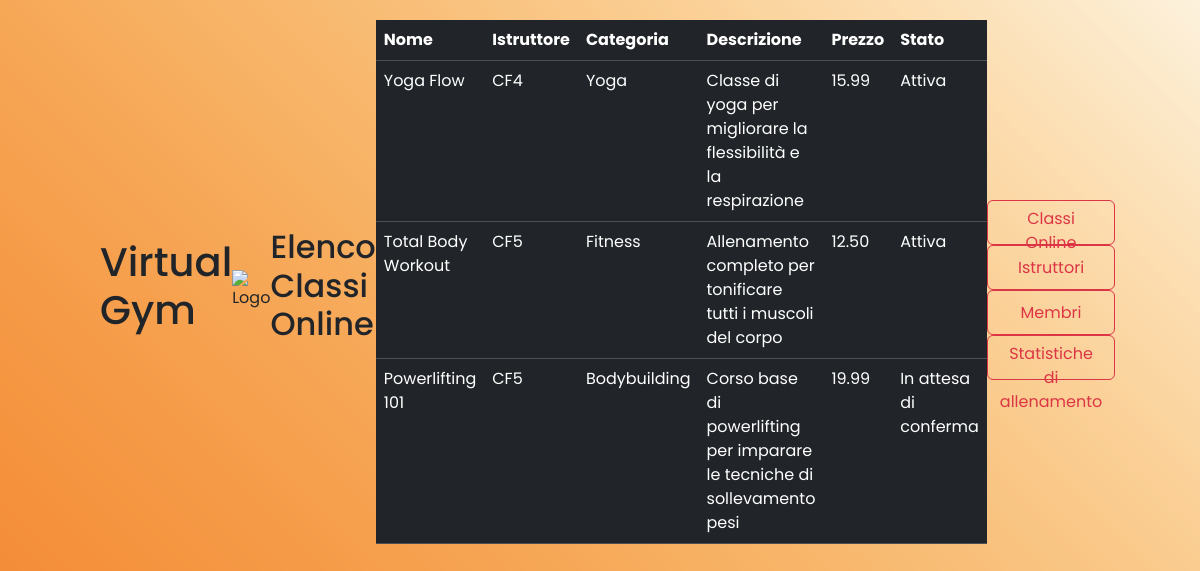
The page / on the database its author committed.
### tables this page shows
CREATE TABLE ClasseOnline (
  	ID INT PRIMARY KEY AUTO_INCREMENT,
  	Nome VARCHAR(255) NOT NULL,
  	Istruttore VARCHAR(16),
  	Categoria VARCHAR(255),
  	Descrizione VARCHAR(255),
  	Prezzo DECIMAL (10,2) NOT NULL,
  	MaxPartecipanti INT,
  	FasceOrarie VARCHAR(255),
  	Stato ENUM('Attiva', 'In attesa di conferma', 'Cancellata'),
  	LinkPiattaforma VARCHAR(255) NOT NULL,
  	FOREIGN KEY (Istruttore) REFERENCES Istruttore(CodiceFiscale)
);

### index.php (the view, shortened to what this page needs)
<?php
$servername = "localhost";
$username = "username";
$password = "password";
$dbname = "database";
$conn = new mysqli($servername, $username, $password, $dbname);
$sql = "SELECT Nome, Istruttore, Categoria, Descrizione, Prezzo, Stato FROM ClasseOnline";
$result = $conn->query($sql);
$tableContent = "";
if ($result && $result->num_rows > 0) {
    while ($row = $result->fetch_assoc()) {
        $tableContent .= "<tr>";
        $tableContent .= "<td>" . htmlspecialchars($row["Nome"]) . "</td>";
        $tableContent .= "<td>" . htmlspecialchars($row["Istruttore"]) . "</td>";
        $tableContent .= "<td>" . htmlspecialchars($row["Categoria"]) . "</td>";
        $tableContent .= "<td>" . htmlspecialchars($row["Descrizione"]) . "</td>";
        $tableContent .= "<td>" . htmlspecialchars($row["Prezzo"]) . "</td>";
        $tableContent .= "<td>" . htmlspecialchars($row["Stato"]) . "</td>";
        $tableContent .= "</tr>";
    }
} else {
    $tableContent = "<tr><td colspan='6'>Nessun risultato trovato</td></tr>";
}
?>
<!DOCTYPE html>
<html lang="it">
<head>
    <link rel="stylesheet" href="style.css">
    <link rel="stylesheet" href="https://cdnjs.cloudflare.com/ajax/libs/font-awesome/6.0.0-beta3/css/all.min.css">
    <link href="https://cdn.jsdelivr.net/npm/bootstrap@5.3.2/dist/css/bootstrap.min.css" rel="stylesheet">
</head>
<body>
    <header>
        <h1 class="text-style animate-top">Virtual Gym</h1>
        <img src="https://media-public.canva.com/9Da-0/MAErL_9Da-0/1/s.svg" alt="Logo" class="animate-top">
        <h2>Elenco Classi Online</h2>
        <table class="table table-dark table-hover">
            <thead>
                <tr>
                    <th>Nome</th>
                    <th>Istruttore</th>
                    <th>Categoria</th>
                    <th>Descrizione</th>
                    <th>Prezzo</th>
                    <th>Stato</th>
                </tr>
            </thead>
            <tbody>
                <?php echo $tableContent; ?>
            </tbody>
        </table>
        <div>
            <button class="btn btn-outline-danger" onclick="toggleLista()">Classi Online</button>
            <button class="btn btn-outline-danger" onclick="toggleLista()">Istruttori</button>
            <button class="btn btn-outline-danger" onclick="toggleLista()">Membri</button>
            <button class="btn btn-outline-danger" onclick="toggleLista()">Statistiche di allenamento</button>
        </div>
    </header>
</body>
</html>

### style.css (style rules this page uses)
* { margin: 0; padding: 0; box-sizing: border-box; font-family: "Poppins", sans-serif; }
header { position: fixed; top: 0; left: 0; width: 100%; padding: 20px 100px; display: flex; justify-content: space-between; align-items: center; z-index: 99; }
body { display: flex; justify-content: center; align-items: center; min-height: 100vh; background: url("wallpaper/2.png") no-repeat; background-size: cover; background-position: center; }
.btn { width: 100%; height: 45px; background: #162938; border: none; outline: none; border-radius: 6px; cursor: pointer; font-size: 1em; color: #fff; font-weight: 500; }

### rows shown on the page
classeonline: Nome "Yoga Flow", Istruttore "CF4", Categoria "Yoga", Descrizione "Classe di yoga per migliorare la flessibilità e la respirazione", Prezzo "15.99", Stato "Attiva"
classeonline: Nome "Total Body Workout", Istruttore "CF5", Categoria "Fitness", Descrizione "Allenamento completo per tonificare tutti i muscoli del corpo", Prezzo "12.50", Stato "Attiva"
classeonline: Nome "Powerlifting 101", Istruttore "CF5", Categoria "Bodybuilding", Descrizione "Corso base di powerlifting per imparare le tecniche di sollevamento pesi", Prezzo "19.99", Stato "In attesa di conferma"
